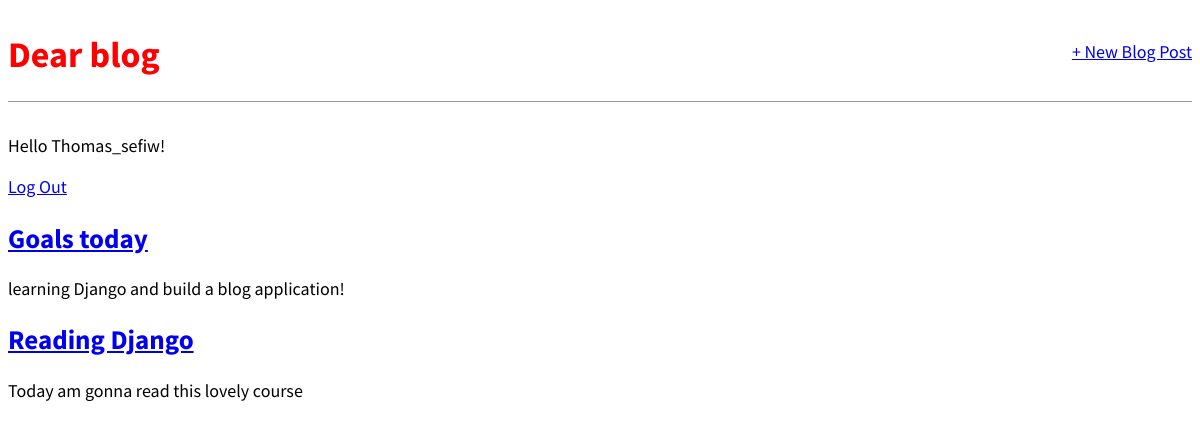
The app's page / (signed in) with its own data.
### blog/models.py (models this page shows, shortened)
class Post(models.Model):
    title = models.CharField(max_length=200)
    author = models.ForeignKey(
        "auth.user",
        on_delete=models.CASCADE,
    )
    body = models.TextField()

### blog/views.py (the view)
# urls.py: path("", BlogListView.as_view(), name="home")
class BlogListView(ListView):
    model = Post
    template_name = "home.html"

### template/home.html
{% extends "base.html" %}
{% block content %}
    {% for post in object_list %}
        <div class="post_entry">
            <h2><a href="{% url 'post_detail' post.pk %}">{{ post.title }}</a></h2>
            <p>{{ post.body }}</p>
        </div>
    {% endfor %}
{% endblock content %}

### template/base.html (shortened to what this page needs)
{% load static %}
<html>
<head>
    <link href="{% static 'css/base.css' %}" rel="stylesheet">
</head>
<body>
<div>
    <header>
        <div class="nav-left">
            <h1><a href="{% url 'home' %}">Dear blog</a></h1>
        </div>
        <div class="nav-right">
            <a href="{% url 'post_new' %}">+ New Blog Post</a>
        </div>
    </header>
    {% if user.is_authenticated %}
        <p>Hello {{ user.username }}!</p>
    <p><a href="{% url 'logout' %}">Log Out</a></p>
    {% else %}
        <p>You are not logged in.</p>
    <a href="{% url 'login' %}">Log In</a>
    {% endif %}
    {% block content %}
    {% endblock content %}
</div>
</body>
</html>

### static/css/base.css (style rules this page uses)
header h1 a { color: red; }
body { font-family: 'Source Sans Pro', sans-serif; font-size: 18px; px; }
header { border-bottom: 1px solid #999; margin-bottom: 2rem; display: flex; }
header h1 a { color: red; text-decoration: none; }
.nav-left { margin-right: auto; }
.nav-right { display: flex; padding-top: 2rem; }

### records on screen
Post: title "Goals today", body "learning Django and build a blog application!"
Post: title "Reading Django", body "Today am gonna read this lovely course"

### other values on screen
{{ user.username }} "Thomas_sefiw"
